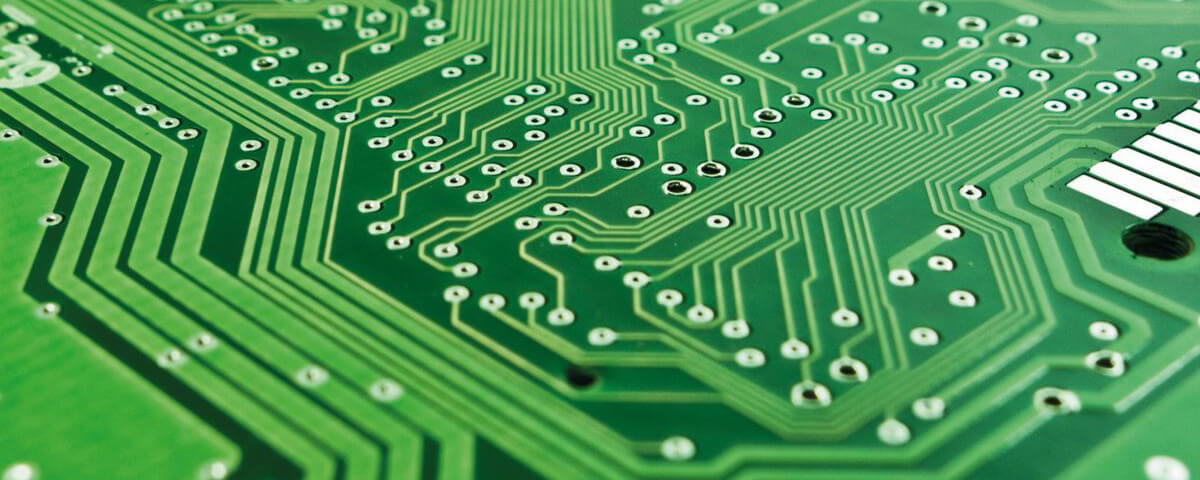
#> input picture rv seminarski/sp4.jpg, 1200 x 480 px
$ python main.py
#> lines starting #> are read from the running program, lines starting #| are printed output that depends on the picture; after the words box and inside, x2 and y2 are one past the last pixel; in counts of white or black regions, pixels touching at a corner belong together
#!/usr/bin/env python3
# -*- coding: utf-8 -*-
"""
Created on Wed Jun 19 20:04:48 2024

@author: zorin
"""

import numpy as np
import cv2
import matplotlib.pyplot as plt


image = cv2.imread('sp4.jpg')
#> image is the input picture: shape (480, 1200, 3); mean B, G, R 85.7, 151.7, 75.8
gray = cv2.cvtColor(image, cv2.COLOR_BGR2GRAY)
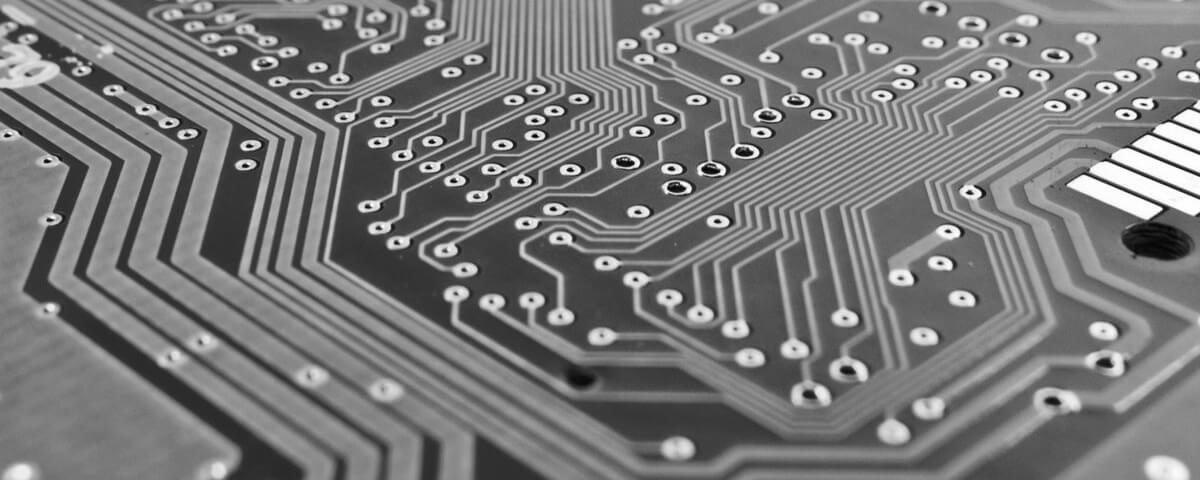
#> gray: shape (480, 1200); min 1, max 255, mean 121.4
plt.imshow(gray, cmap='gray')


blur = cv2.GaussianBlur(gray, (11, 11), 0)
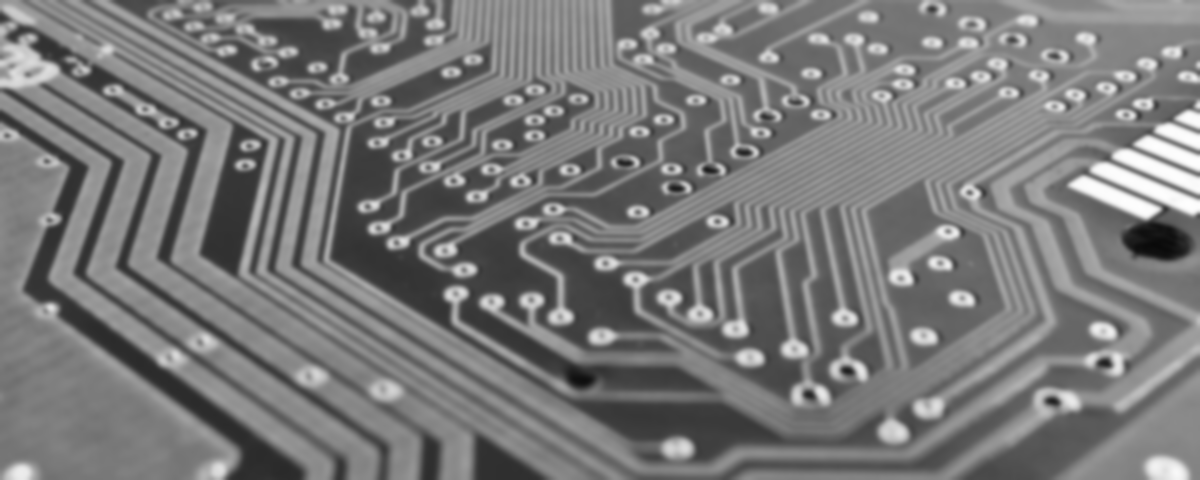
#> blur: shape (480, 1200); min 9, max 254, mean 121.4
plt.imshow(blur, cmap='gray')


canny = cv2.Canny(blur, 30, 150, 3)
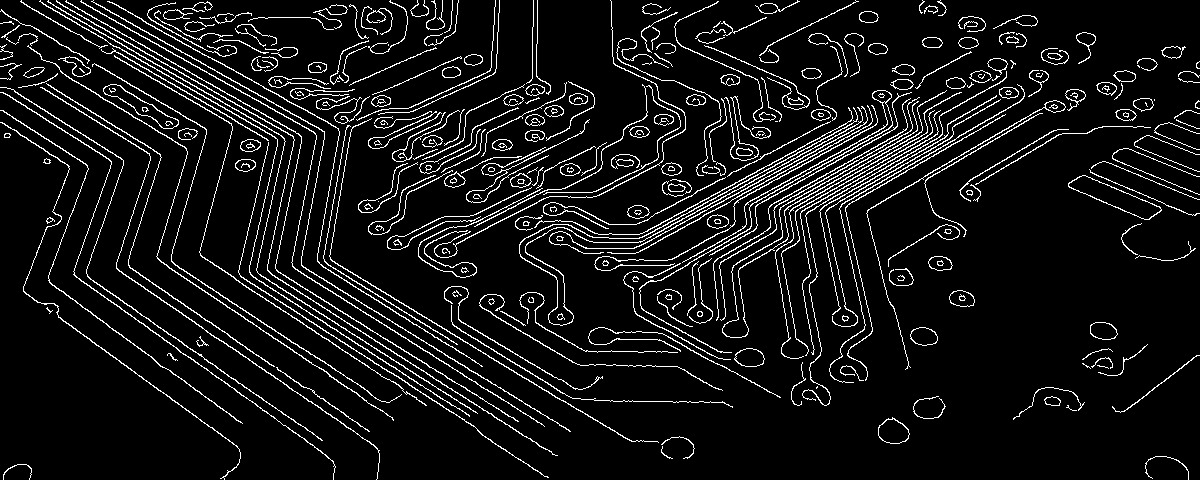
#> canny: shape (480, 1200); 8.1% white in thin lines or dots
plt.imshow(canny, cmap='gray')


dilated = cv2.dilate(canny, (1, 1), iterations=0)
plt.imshow(dilated, cmap='gray')


(cnt, hierarchy) = cv2.findContours(
    dilated.copy(), cv2.RETR_EXTERNAL, cv2.CHAIN_APPROX_NONE)
#> cnt = 314 contours, 148 with area under 20; largest, box (x1, y1, x2, y2) and area: (1068, 175, 1162, 220) 1506, (103, 84, 179, 129) 916, (878, 417, 910, 444) 584, (639, 90, 893, 353) 442, (734, 348, 765, 367) 418
rgb = cv2.cvtColor(image, cv2.COLOR_BGR2RGB)
cv2.drawContours(rgb, cnt, -1, (255, 0, 0), 2)
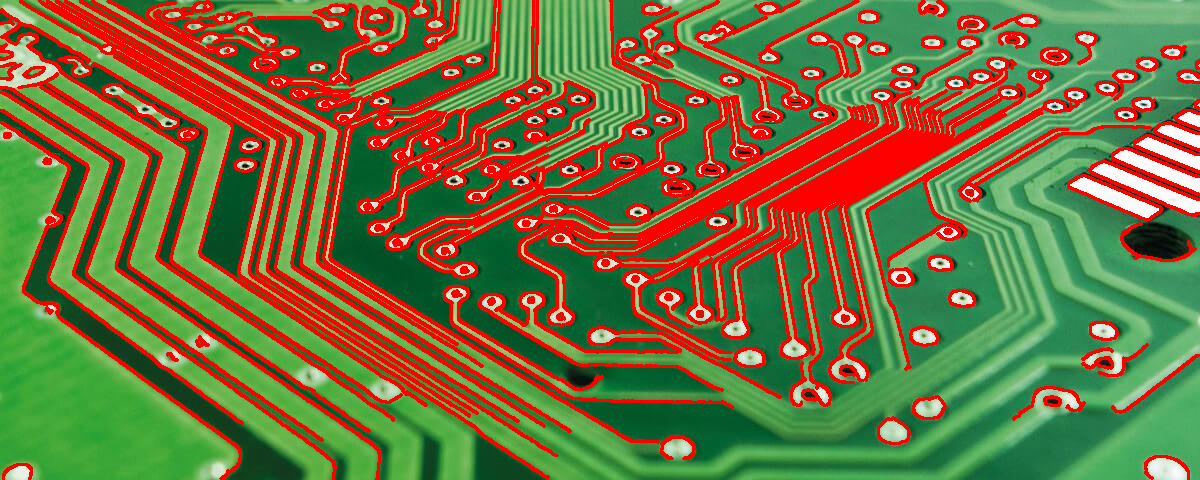
#> rgb: shape (480, 1200, 3); mean R, G, B 117.4, 112.6, 62.5

plt.imshow(rgb)


print("coins in the image : ", len(cnt))
#| coins in the image :  314

$ run again, with rv seminarski/sp1.jpg copied over rv seminarski/sp4.jpg
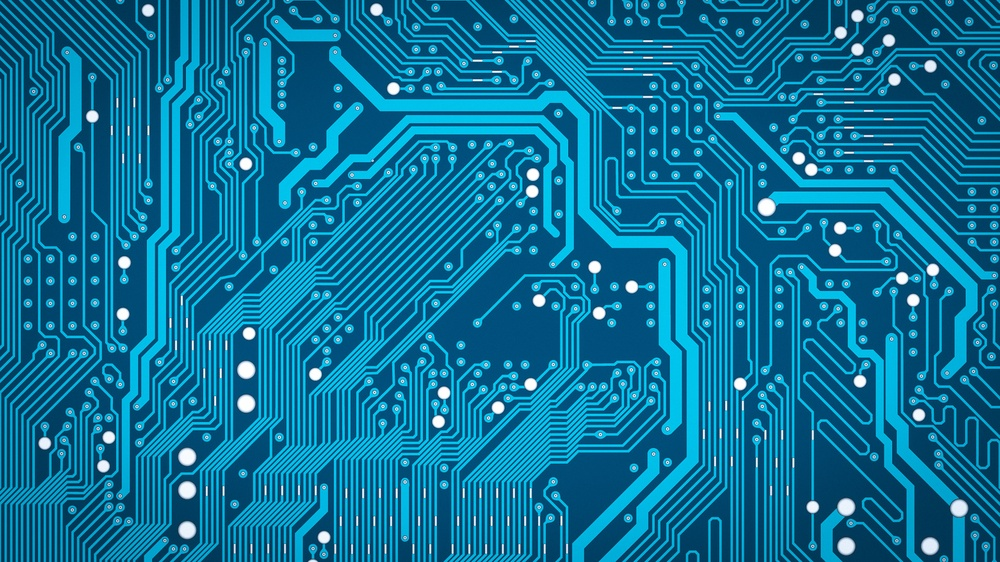
#> input picture rv seminarski/sp1.jpg, 1000 x 562 px, shrunk from 1920 x 1080 before the run
#> image is the input picture: shape (562, 1000, 3); mean B, G, R 152.2, 112.9, 11.8
#> `canny = cv2.Canny(blur, 30, 150, 3)`:
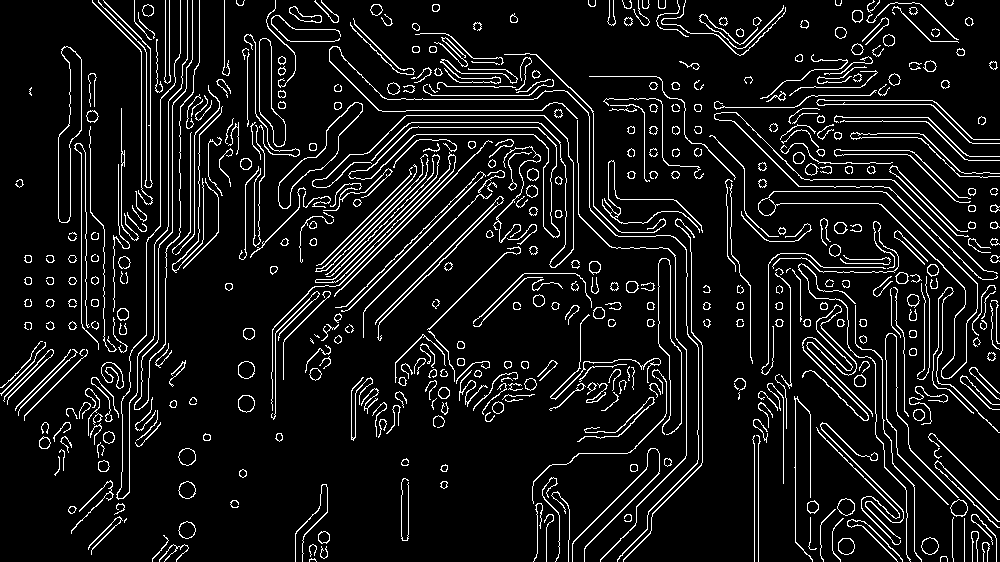
#> canny: shape (562, 1000); 8.7% white in thin lines or dots
#> cnt = 503 contours, 236 with area under 20; largest, box (x1, y1, x2, y2) and area: (758, 191, 978, 379) 4402, (348, 126, 560, 238) 2490, (58, 46, 82, 223) 2144, (278, 102, 363, 209) 1762, (259, 38, 286, 147) 1338
#> `cv2.drawContours(rgb, cnt, -1, (255, 0, 0), 2)`:
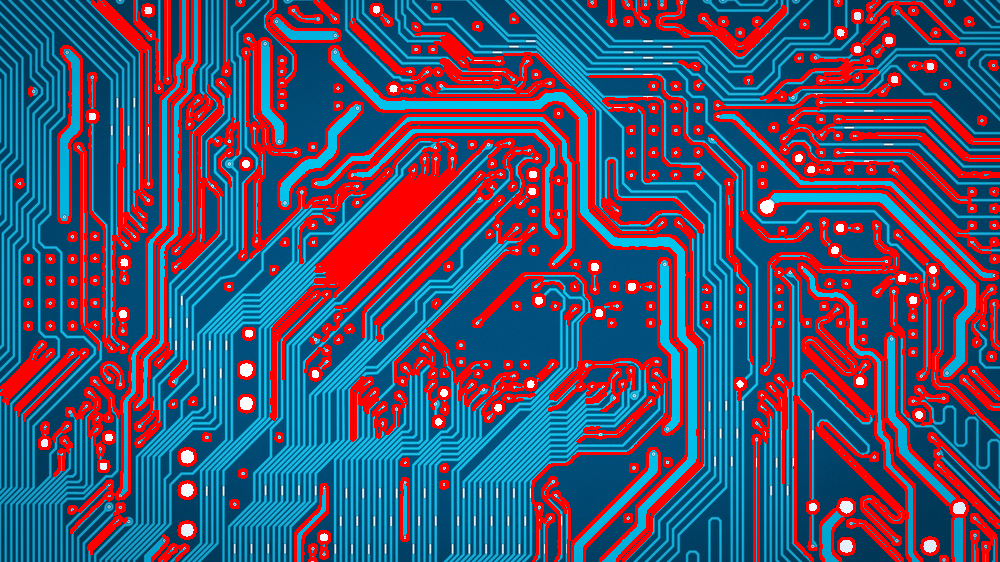
#> rgb: shape (562, 1000, 3); mean R, G, B 75.7, 80.3, 109.2
#| coins in the image :  503

$ run again, with rv seminarski/sp2.jpg copied over rv seminarski/sp4.jpg
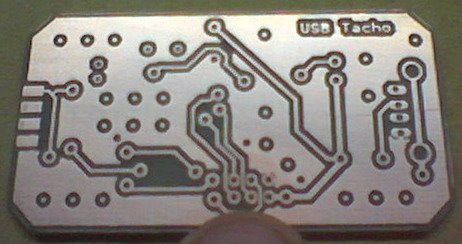
#> input picture rv seminarski/sp2.jpg, 462 x 244 px
#> image is the input picture: shape (244, 462, 3); mean B, G, R 122.7, 128.9, 133.8
#> `canny = cv2.Canny(blur, 30, 150, 3)`:
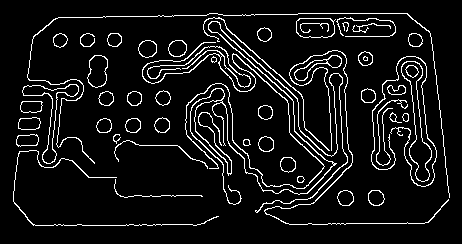
#> canny: shape (244, 462); 7.9% white in thin lines or dots, all inside (x1, y1, x2, y2) = (13, 13, 450, 226)
#> cnt = 48 contours, 6 with area under 20; largest, box (x1, y1, x2, y2) and area: (401, 61, 432, 182) 1276, (22, 84, 79, 164) 834, (296, 18, 336, 38) 677, (87, 55, 108, 88) 504, (190, 21, 348, 213) 464
#> `cv2.drawContours(rgb, cnt, -1, (255, 0, 0), 2)`:
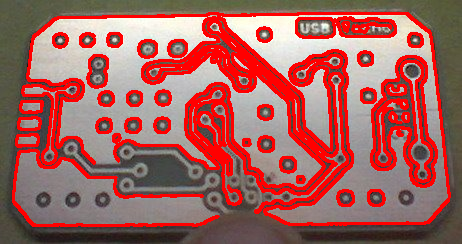
#> rgb: shape (244, 462, 3); mean R, G, B 163.2, 98.4, 93.3
#| coins in the image :  48
